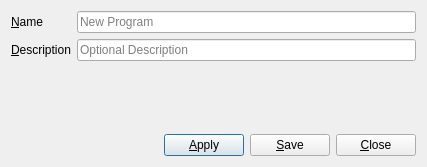
<?xml version="1.0" encoding="UTF-8"?>
<ui version="4.0">
 <class>dialog_training_plan</class>
 <widget class="QDialog" name="dialog_training_plan">
  <property name="geometry">
   <rect>
    <x>0</x>
    <y>0</y>
    <width>427</width>
    <height>167</height>
   </rect>
  </property>
  <property name="windowTitle">
   <string>Training Plan</string>
  </property>
  <layout class="QVBoxLayout" name="verticalLayout">
   <item>
    <layout class="QGridLayout" name="gridLayout">
     <item row="0" column="0">
      <widget class="QLabel" name="label_tpl_name">
       <property name="text">
        <string>&amp;Name</string>
       </property>
       <property name="buddy">
        <cstring>lineEdit_tpl_name</cstring>
       </property>
      </widget>
     </item>
     <item row="0" column="1">
      <widget class="QLineEdit" name="lineEdit_tpl_name">
       <property name="text">
        <string/>
       </property>
       <property name="maxLength">
        <number>32767</number>
       </property>
       <property name="placeholderText">
        <string>New Program</string>
       </property>
      </widget>
     </item>
     <item row="1" column="0">
      <widget class="QLabel" name="label_tpl_description">
       <property name="text">
        <string>&amp;Description</string>
       </property>
       <property name="buddy">
        <cstring>lineEdit_tpl_description</cstring>
       </property>
      </widget>
     </item>
     <item row="1" column="1">
      <widget class="QLineEdit" name="lineEdit_tpl_description">
       <property name="maxLength">
        <number>1023</number>
       </property>
       <property name="placeholderText">
        <string>Optional Description</string>
       </property>
      </widget>
     </item>
    </layout>
   </item>
   <item>
    <spacer name="verticalSpacer">
     <property name="orientation">
      <enum>Qt::Vertical</enum>
     </property>
     <property name="sizeHint" stdset="0">
      <size>
       <width>20</width>
       <height>28</height>
      </size>
     </property>
    </spacer>
   </item>
   <item>
    <layout class="QHBoxLayout" name="horizontalLayout">
     <item>
      <spacer name="horizontalSpacer">
       <property name="orientation">
        <enum>Qt::Horizontal</enum>
       </property>
       <property name="sizeHint" stdset="0">
        <size>
         <width>40</width>
         <height>20</height>
        </size>
       </property>
      </spacer>
     </item>
     <item>
      <widget class="QPushButton" name="pushButton_apply">
       <property name="text">
        <string>&amp;Apply</string>
       </property>
      </widget>
     </item>
     <item>
      <widget class="QPushButton" name="pushButton_save">
       <property name="text">
        <string>&amp;Save</string>
       </property>
      </widget>
     </item>
     <item>
      <widget class="QPushButton" name="pushButton_close">
       <property name="text">
        <string>&amp;Close</string>
       </property>
      </widget>
     </item>
    </layout>
   </item>
  </layout>
 </widget>
 <resources/>
 <connections>
  <connection>
   <sender>pushButton_close</sender>
   <signal>clicked()</signal>
   <receiver>dialog_training_plan</receiver>
   <slot>reject()</slot>
   <hints>
    <hint type="sourcelabel">
     <x>356</x>
     <y>134</y>
    </hint>
    <hint type="destinationlabel">
     <x>180</x>
     <y>85</y>
    </hint>
   </hints>
  </connection>
 </connections>
</ui>
